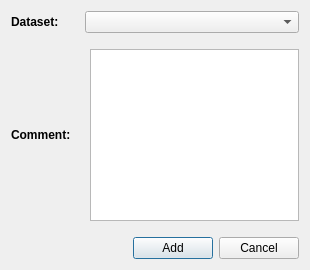
<?xml version="1.0" encoding="UTF-8"?>
<ui version="4.0">
 <class>ExamineWindow</class>
 <widget class="QDialog" name="ExamineWindow">
  <property name="geometry">
   <rect>
    <x>0</x>
    <y>0</y>
    <width>310</width>
    <height>270</height>
   </rect>
  </property>
  <property name="minimumSize">
   <size>
    <width>310</width>
    <height>270</height>
   </size>
  </property>
  <property name="windowTitle">
   <string>Dialog</string>
  </property>
  <layout class="QVBoxLayout" name="verticalLayout_2">
   <item>
    <layout class="QVBoxLayout" name="verticalLayout">
     <item>
      <layout class="QHBoxLayout" name="horizontalLayout">
       <item>
        <widget class="QLabel" name="label">
         <property name="font">
          <font>
           <bold>true</bold>
          </font>
         </property>
         <property name="text">
          <string>Dataset:</string>
         </property>
        </widget>
       </item>
       <item>
        <spacer name="horizontalSpacer">
         <property name="orientation">
          <enum>Qt::Horizontal</enum>
         </property>
         <property name="sizeType">
          <enum>QSizePolicy::Fixed</enum>
         </property>
         <property name="sizeHint" stdset="0">
          <size>
           <width>20</width>
           <height>20</height>
          </size>
         </property>
        </spacer>
       </item>
       <item>
        <widget class="QComboBox" name="name_comboBox">
         <property name="sizePolicy">
          <sizepolicy hsizetype="Expanding" vsizetype="Fixed">
           <horstretch>0</horstretch>
           <verstretch>0</verstretch>
          </sizepolicy>
         </property>
        </widget>
       </item>
      </layout>
     </item>
     <item>
      <spacer name="verticalSpacer">
       <property name="orientation">
        <enum>Qt::Vertical</enum>
       </property>
       <property name="sizeType">
        <enum>QSizePolicy::Fixed</enum>
       </property>
       <property name="sizeHint" stdset="0">
        <size>
         <width>20</width>
         <height>10</height>
        </size>
       </property>
      </spacer>
     </item>
     <item>
      <layout class="QHBoxLayout" name="horizontalLayout_2">
       <item>
        <widget class="QLabel" name="label_2">
         <property name="font">
          <font>
           <bold>true</bold>
          </font>
         </property>
         <property name="text">
          <string>Comment:</string>
         </property>
        </widget>
       </item>
       <item>
        <spacer name="horizontalSpacer_2">
         <property name="orientation">
          <enum>Qt::Horizontal</enum>
         </property>
         <property name="sizeType">
          <enum>QSizePolicy::Fixed</enum>
         </property>
         <property name="sizeHint" stdset="0">
          <size>
           <width>13</width>
           <height>20</height>
          </size>
         </property>
        </spacer>
       </item>
       <item>
        <widget class="QPlainTextEdit" name="comment_plainTextEdit">
         <property name="minimumSize">
          <size>
           <width>150</width>
           <height>150</height>
          </size>
         </property>
        </widget>
       </item>
      </layout>
     </item>
     <item>
      <spacer name="verticalSpacer_2">
       <property name="orientation">
        <enum>Qt::Vertical</enum>
       </property>
       <property name="sizeType">
        <enum>QSizePolicy::Fixed</enum>
       </property>
       <property name="sizeHint" stdset="0">
        <size>
         <width>20</width>
         <height>10</height>
        </size>
       </property>
      </spacer>
     </item>
     <item>
      <layout class="QHBoxLayout" name="horizontalLayout_3">
       <item>
        <spacer name="horizontalSpacer_3">
         <property name="orientation">
          <enum>Qt::Horizontal</enum>
         </property>
         <property name="sizeHint" stdset="0">
          <size>
           <width>40</width>
           <height>20</height>
          </size>
         </property>
        </spacer>
       </item>
       <item>
        <widget class="QPushButton" name="add_pushButton">
         <property name="text">
          <string>Add</string>
         </property>
        </widget>
       </item>
       <item>
        <widget class="QPushButton" name="cancel_pushButton">
         <property name="text">
          <string>Cancel</string>
         </property>
        </widget>
       </item>
      </layout>
     </item>
    </layout>
   </item>
  </layout>
 </widget>
 <resources/>
 <connections/>
</ui>
